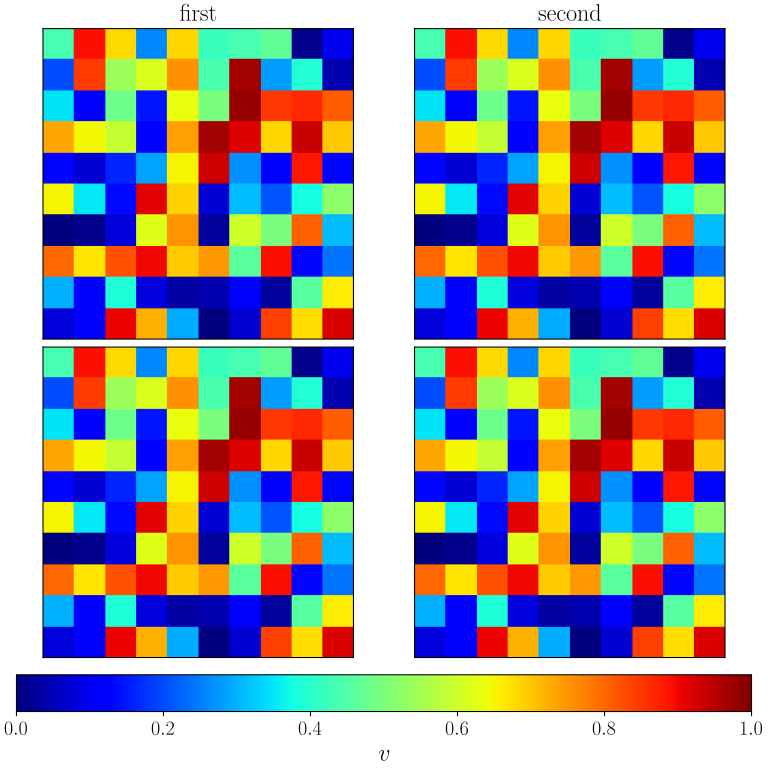

Write Python code to recreate this figure.
import matplotlib.pyplot as plt
import numpy as np

plt.style.use(["goose", "goose-latex"])

fig, axes = plt.subplots(figsize=(8, 8), ncols=2, nrows=2, constrained_layout=True)

for ax in axes.ravel():
    ax.get_xaxis().set_visible(False)
    ax.get_yaxis().set_visible(False)

data = np.random.random([10, 10])
mappable = np.empty(axes.shape, dtype=object)

for row in range(axes.shape[0]):
    for col in range(axes.shape[1]):
        mappable[row, col] = axes[row, col].imshow(data, cmap="jet", clim=(0, 1))

cbar = fig.colorbar(mappable[-1, 0], ax=axes[-1, :], orientation="horizontal")
cbar.set_label(r"$v$")

axes[0, 0].set_title(r"first")
axes[0, 1].set_title(r"second")

fig.savefig("image_subplots_grid.svg")
plt.close(fig)
